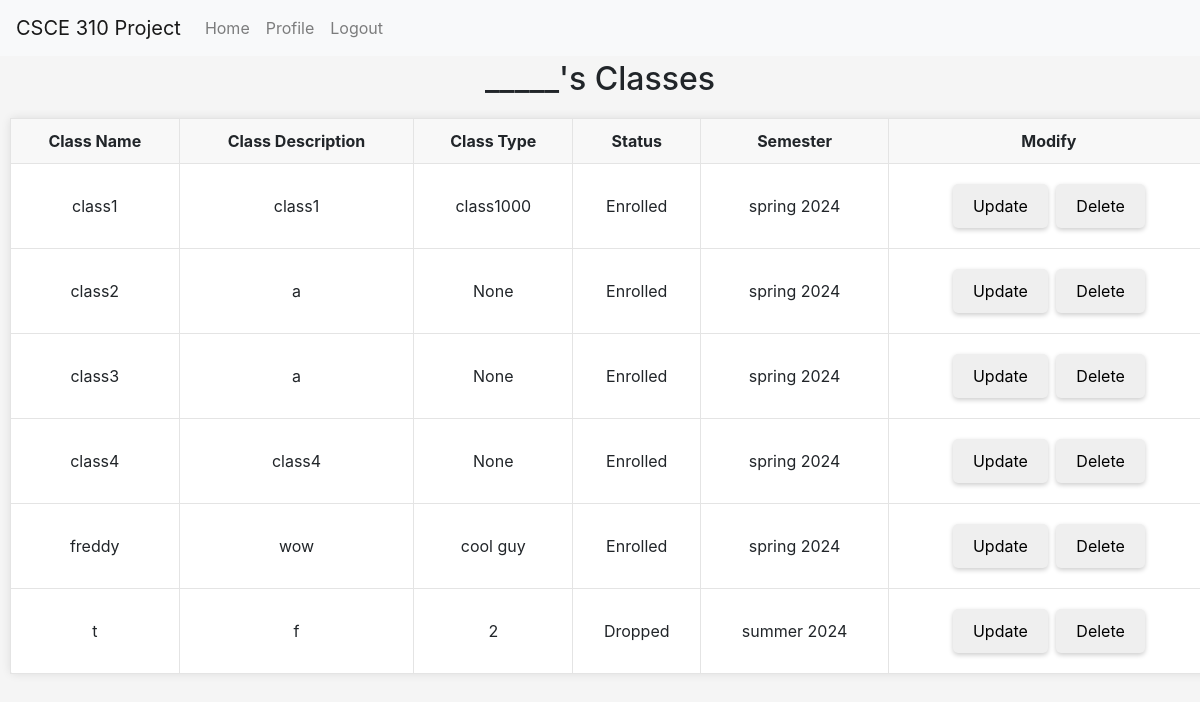
Before: /classes/view_classes/3424 (signed in) with the older database file.
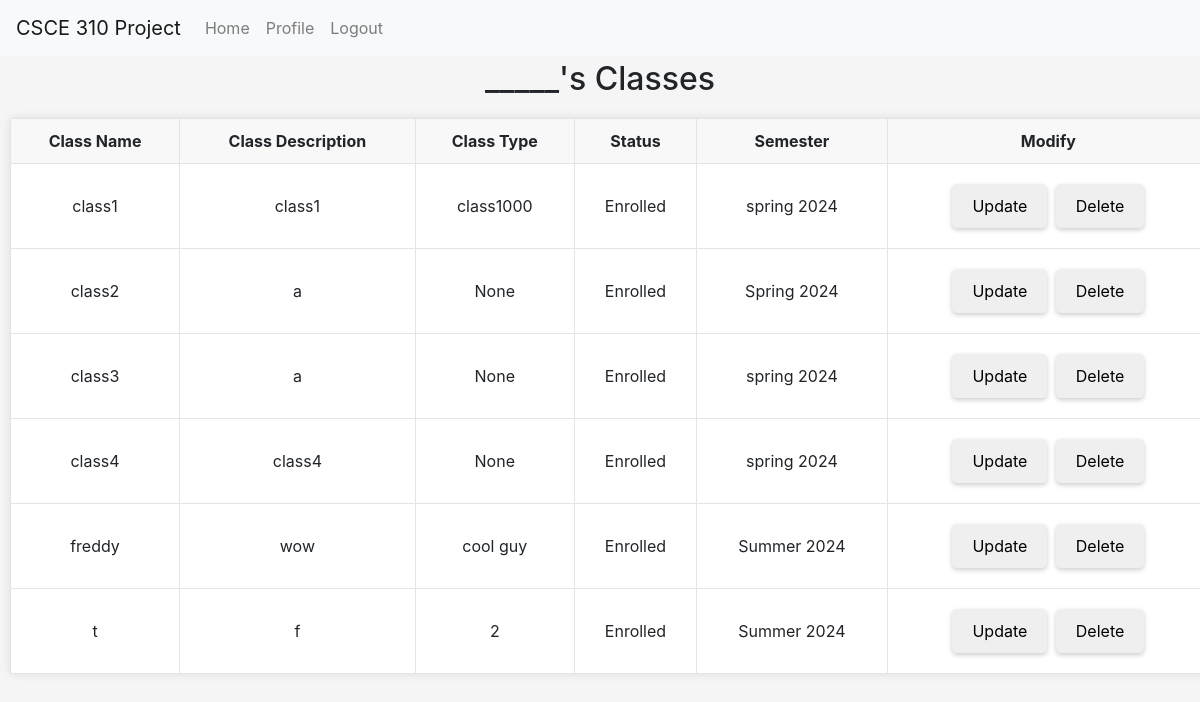
After: the same page with the newer database file.
### tables this page shows
CREATE TABLE Class_Enrollment (
                    CE_Num INTEGER PRIMARY KEY AUTOINCREMENT,
                    UIN INTEGER,
                    Class_ID INTEGER,
                    Status VARCHAR, 
                    Semester VARCHAR,
                    Year YEAR,
                    FOREIGN KEY(UIN) REFERENCES College_students(UIN),
                    FOREIGN KEY(Class_ID) REFERENCES Classes(Class_ID)
                    );

CREATE TABLE Classes (
                    Class_ID INTEGER PRIMARY KEY AUTOINCREMENT,
                    Name VARCHAR,
                    Description VARCHAR,
                    Type VARCHAR
                    );

### routes/classes.py (the view)
@classes_bp.route('/view_classes/<int:UIN>', methods=['GET'])
@login_required
def view_classes(UIN):
    conn = get_db_connection()
    classes = get_all_classes_by_user(conn, UIN)
    conn.close()
    return render_template('admin/view_classes.html', classes=classes)

### app.py (called while the page is built)
@login_manager.user_loader
def load_user(UIN):
    return User(UIN)

### db.py (called while the page is built)
def get_db_connection():
    conn = sqlite3.connect('database.db')
    conn.row_factory = sqlite3.Row
    return conn

### routes/classes.py (called while the page is built)
def get_all_classes_by_user(conn, UIN):
    return conn.execute('SELECT * FROM View_ClassEnrollmentDetails where UIN = ?', (UIN,)).fetchall()

### templates/admin/view_classes.html (shortened to what this page needs)
<!DOCTYPE html>
<html lang="en">
<head>
  <link rel="stylesheet" href="https://stackpath.bootstrapcdn.com/bootstrap/4.3.1/css/bootstrap.min.css">
  <link rel="stylesheet" href="../../static/general.css">
  <link rel="stylesheet" href="../../static/admin_home.css">
</head>
<body>
    <nav class="navbar navbar-expand-lg navbar-light bg-light fixed-top">
      <a class="navbar-brand" href="#">CSCE 310 Project</a>
      <div class="collapse navbar-collapse" id="navbarNav">
          <ul class="navbar-nav">
              <li class="nav-item">
                  <a class="nav-link" href="/home">Home</a>
              </li>
              <li class="nav-item">
                  <a class="nav-link" href="/profile">Profile</a>
              </li>
              <li class="nav-item">
                  <a class="nav-link" href="/logout">Logout</a>
              </li>
          </ul>
      </div>
  </nav>
  <h2>_____'s Classes</h2>
  <table>
    <tr>
      <th>Class Name</th>
      <th>Class Description</th>
      <th>Class Type</th>
      <th>Status</th>
      <th>Semester</th>
      <th>Modify</th>
    </tr>
    {% for class in classes %}
        <tr>
          <td>{{ class.Name }}</td>
          <td>{{ class.Description }}</td>
          <td>{{ class.type }}</td>
          <td>{{ class.status }}</td>
          <td>{{ class.semester}} {{class.year }}</td>
          <td>
            <a href="{{ url_for('classes_bp.update_class_student', Class_ID=class.Class_ID, UIN=request.view_args['UIN']) }}">
              <button>Update</button>
            </a>
            <button onclick="deleteClass({{class.Class_ID}})">Delete</button>
          </td>
        </tr>
        {% endfor %}
  </table>
</body>
</html>

### static/general.css (style rules this page uses)
table { border-collapse: collapse; margin: 10px; }
table, th, td { border: 1px solid #e4e4e4; }
th, td { padding: 10px; text-align: left; }
th { background-color: #f8f8f8; vertical-align: text-top; }

### static/admin_home.css (style rules this page uses)
body { background-color: #f5f5f5; padding-top: 60px; }
h1, h2 { text-align: center; margin-bottom: 20px; }
table { box-shadow: 0 0 10px rgba(0,0,0,0.1); background: #fff; border-radius: 5px; width: 100%; margin-bottom: 20px; }
table th, table td { text-align: center; vertical-align: middle; }
button, .btn-custom { border: none; padding: 10px 20px; margin: 10px 2px; border-radius: 5px; box-shadow: 0 2px 5px rgba(0,0,0,0.2); }

Changed rows visible on the page:
changed Class_Enrollment "class2": semester "spring" → "Spring"
changed Class_Enrollment "freddy": semester "spring" → "Summer"
changed Class_Enrollment (number 6 of 6 on the later page): status "Dropped" → "Enrolled"; semester "summer" → "Summer"
